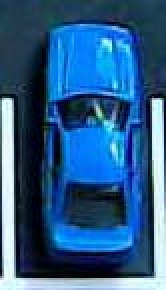
#> input picture opencv_proyect/blue_car.jfif, 83 x 145 px (shown 2 times larger)
$ python openCV_colorschemeV2.py
#> lines starting #> are read from the running program, lines starting #| are printed output that depends on the picture
#> the answer given: blue_car.jfif
#> further down, img is the input picture: shape (145, 83, 3); mean B, G, R 135.9, 91.3, 43.6
# Import OpenCV module
import cv2
import numpy as np

# Function to calculate the mean of a plane
def calculate_mean(plane):
    return plane.mean()

def create_planes(img):
    bluePlane = img[:, :, 0]
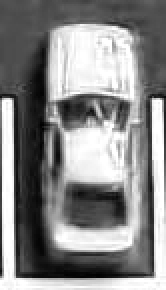
#> bluePlane: shape (145, 83) (shown 2 times larger); min 0, max 255, mean 135.9
    greenPlane = img[:, :, 1]
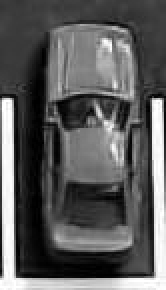
#> greenPlane: shape (145, 83) (shown 2 times larger); min 0, max 255, mean 91.3
    redPlane = img[:, :, 2]
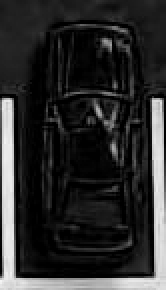
#> redPlane: shape (145, 83) (shown 2 times larger); min 0, max 244, mean 43.6

    return bluePlane, greenPlane, redPlane


# Function to identify the color of the car
def identifyColor(img):
    bluePlane, greenPlane, redPlane = create_planes(img)

    # Calculate the mean of each color plane
    blue_mean = calculate_mean(bluePlane)
#> blue_mean = 135.9
    green_mean = calculate_mean(greenPlane)
#> green_mean = 91.26
    red_mean = calculate_mean(redPlane)
#> red_mean = 43.65

    # Determine the dominant color
    if blue_mean > green_mean and blue_mean > red_mean:
        return "Blue"
    elif green_mean > blue_mean and green_mean > red_mean:
        return "Green"
    else:
        return "Red"

# Ask the user for the image name
image_name = input("Enter the image name (blue_car.jfif, red_car.jfif, or yellow_car.jfif): ")

# Read the image
img = cv2.imread(image_name, cv2.IMREAD_COLOR)

# Check if the image was successfully loaded
if img is None:
    print("Error: Could not load image.")
else:
    # Identify the color of the car
    color = identifyColor(img)
#> color = 'Blue'
    print(f'The color of the car is: {color}')
#| The color of the car is: Blue

    # Get matrix for each color plane
    bluePlane, greenPlane, redPlane = create_planes(img)

    # Stack the images horizontally
    combined_image = np.hstack((img, cv2.merge([bluePlane, bluePlane, bluePlane]), cv2.merge([greenPlane, greenPlane, greenPlane]), cv2.merge([redPlane, redPlane, redPlane])))
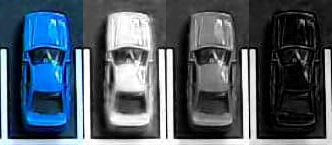
#> combined_image: shape (145, 332, 3); mean B, G, R 101.7, 90.5, 78.6

    # Display the combined image
    frame = cv2.resize(combined_image, (664, 290))
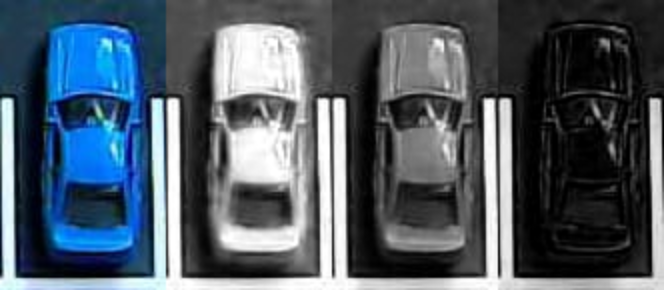
#> frame: shape (290, 664, 3); mean B, G, R 101.6, 90.5, 78.6
    cv2.namedWindow("Combined Image")
    cv2.imshow("Combined Image", frame)
    cv2.moveWindow("Combined Image", 400, 200)
    # Wait for a key press and close the windows
    cv2.waitKey(0)
    cv2.destroyAllWindows()

$ run again, on opencv_proyect/yellow_car.jfif
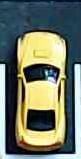
#> input picture opencv_proyect/yellow_car.jfif, 81 x 159 px
#> img is the input picture: shape (159, 81, 3); mean B, G, R 102, 119.3, 111.8
#> in create_planes, `redPlane = img[:, :, 2]`:
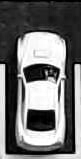
#> redPlane: shape (159, 81); min 0, max 255, mean 111.8
#> blue_mean = 102
#> green_mean = 119.3
#> red_mean = 111.8
#> color = 'Green'
#| The color of the car is: Green
#> `frame = cv2.resize(combined_image, (664, 290))`:
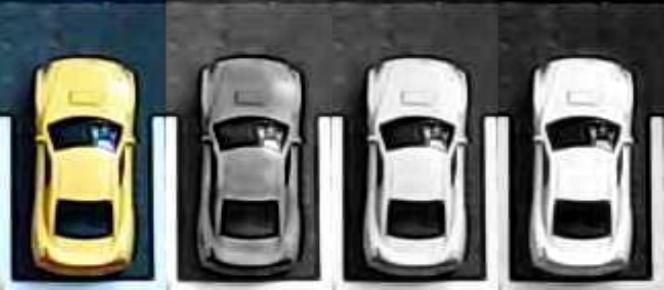
#> frame: shape (290, 664, 3); mean B, G, R 108.6, 113, 111.1
